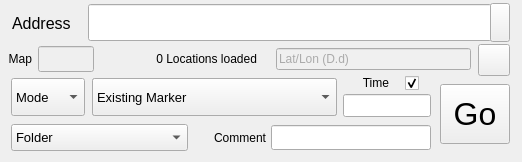
<?xml version="1.0" encoding="UTF-8"?>
<ui version="4.0">
 <class>Dialog</class>
 <widget class="QDialog" name="Dialog">
  <property name="geometry">
   <rect>
    <x>0</x>
    <y>0</y>
    <width>522</width>
    <height>162</height>
   </rect>
  </property>
  <property name="windowTitle">
   <string>SARTopo Address Tool</string>
  </property>
  <widget class="QLineEdit" name="addrField">
   <property name="geometry">
    <rect>
     <x>88</x>
     <y>4</y>
     <width>404</width>
     <height>37</height>
    </rect>
   </property>
   <property name="font">
    <font>
     <family>Segoe UI</family>
     <pointsize>14</pointsize>
    </font>
   </property>
  </widget>
  <widget class="QLineEdit" name="latLonField">
   <property name="enabled">
    <bool>true</bool>
   </property>
   <property name="geometry">
    <rect>
     <x>276</x>
     <y>48</y>
     <width>195</width>
     <height>22</height>
    </rect>
   </property>
   <property name="focusPolicy">
    <enum>Qt::NoFocus</enum>
   </property>
   <property name="styleSheet">
    <string notr="true">background:#f0f0f0;color:#666666</string>
   </property>
   <property name="dragEnabled">
    <bool>true</bool>
   </property>
   <property name="readOnly">
    <bool>true</bool>
   </property>
   <property name="placeholderText">
    <string>Lat/Lon (D.d)</string>
   </property>
  </widget>
  <widget class="QLabel" name="label">
   <property name="geometry">
    <rect>
     <x>12</x>
     <y>13</y>
     <width>71</width>
     <height>20</height>
    </rect>
   </property>
   <property name="font">
    <font>
     <pointsize>12</pointsize>
    </font>
   </property>
   <property name="text">
    <string>Address</string>
   </property>
  </widget>
  <widget class="QLabel" name="locationCountLabel">
   <property name="geometry">
    <rect>
     <x>96</x>
     <y>49</y>
     <width>161</width>
     <height>20</height>
    </rect>
   </property>
   <property name="text">
    <string>0 Locations loaded</string>
   </property>
   <property name="alignment">
    <set>Qt::AlignRight|Qt::AlignTrailing|Qt::AlignVCenter</set>
   </property>
  </widget>
  <widget class="QPushButton" name="optionsButton">
   <property name="geometry">
    <rect>
     <x>478</x>
     <y>44</y>
     <width>32</width>
     <height>32</height>
    </rect>
   </property>
   <property name="font">
    <font>
     <pointsize>8</pointsize>
    </font>
   </property>
   <property name="focusPolicy">
    <enum>Qt::NoFocus</enum>
   </property>
   <property name="text">
    <string/>
   </property>
   <property name="icon">
    <iconset resource="sartopo_address.qrc">
     <normaloff>:/sartopo_address/options_icon.png</normaloff>:/sartopo_address/options_icon.png</iconset>
   </property>
   <property name="iconSize">
    <size>
     <width>24</width>
     <height>24</height>
    </size>
   </property>
  </widget>
  <widget class="QComboBox" name="markerSymbolComboBox">
   <property name="enabled">
    <bool>true</bool>
   </property>
   <property name="geometry">
    <rect>
     <x>92</x>
     <y>78</y>
     <width>245</width>
     <height>38</height>
    </rect>
   </property>
   <property name="font">
    <font>
     <family>Segoe UI</family>
     <pointsize>12</pointsize>
    </font>
   </property>
   <property name="maxVisibleItems">
    <number>20</number>
   </property>
   <property name="iconSize">
    <size>
     <width>30</width>
     <height>30</height>
    </size>
   </property>
   <property name="frame">
    <bool>true</bool>
   </property>
   <item>
    <property name="text">
     <string>Default</string>
    </property>
    <property name="icon">
     <iconset resource="sartopo_address.qrc">
      <normaloff>:/sartopo_address/sartopo_markers/dot.png</normaloff>:/sartopo_address/sartopo_markers/dot.png</iconset>
    </property>
   </item>
   <item>
    <property name="text">
     <string>Assisted</string>
    </property>
    <property name="icon">
     <iconset resource="sartopo_address.qrc">
      <normaloff>:/sartopo_address/sartopo_markers/assisted.png</normaloff>:/sartopo_address/sartopo_markers/assisted.png</iconset>
    </property>
   </item>
   <item>
    <property name="text">
     <string>Evacuated</string>
    </property>
    <property name="icon">
     <iconset resource="sartopo_address.qrc">
      <normaloff>:/sartopo_address/sartopo_markers/evacuated.png</normaloff>:/sartopo_address/sartopo_markers/evacuated.png</iconset>
    </property>
   </item>
   <item>
    <property name="text">
     <string>Rescued</string>
    </property>
    <property name="icon">
     <iconset resource="sartopo_address.qrc">
      <normaloff>:/sartopo_address/sartopo_markers/rescued.png</normaloff>:/sartopo_address/sartopo_markers/rescued.png</iconset>
    </property>
   </item>
   <item>
    <property name="text">
     <string>Follow-up</string>
    </property>
    <property name="icon">
     <iconset resource="sartopo_address.qrc">
      <normaloff>:/sartopo_address/sartopo_markers/follow_up.png</normaloff>:/sartopo_address/sartopo_markers/follow_up.png</iconset>
    </property>
   </item>
   <item>
    <property name="text">
     <string>Animal Issue</string>
    </property>
    <property name="icon">
     <iconset resource="sartopo_address.qrc">
      <normaloff>:/sartopo_address/sartopo_markers/animal_issue.png</normaloff>:/sartopo_address/sartopo_markers/animal_issue.png</iconset>
    </property>
   </item>
   <item>
    <property name="text">
     <string>Shelter In Place</string>
    </property>
    <property name="icon">
     <iconset resource="sartopo_address.qrc">
      <normaloff>:/sartopo_address/sartopo_markers/shelter_in_place.png</normaloff>:/sartopo_address/sartopo_markers/shelter_in_place.png</iconset>
    </property>
   </item>
   <item>
    <property name="text">
     <string>No Damage</string>
    </property>
    <property name="icon">
     <iconset resource="sartopo_address.qrc">
      <normaloff>:/sartopo_address/sartopo_markers/structure_no_damage.png</normaloff>:/sartopo_address/sartopo_markers/structure_no_damage.png</iconset>
    </property>
   </item>
   <item>
    <property name="text">
     <string>Damaged</string>
    </property>
    <property name="icon">
     <iconset resource="sartopo_address.qrc">
      <normaloff>:/sartopo_address/sartopo_markers/structure_damaged.png</normaloff>:/sartopo_address/sartopo_markers/structure_damaged.png</iconset>
    </property>
   </item>
   <item>
    <property name="text">
     <string>Failed</string>
    </property>
    <property name="icon">
     <iconset resource="sartopo_address.qrc">
      <normaloff>:/sartopo_address/sartopo_markers/structure_failed.png</normaloff>:/sartopo_address/sartopo_markers/structure_failed.png</iconset>
    </property>
   </item>
   <item>
    <property name="text">
     <string>Destroyed</string>
    </property>
    <property name="icon">
     <iconset resource="sartopo_address.qrc">
      <normaloff>:/sartopo_address/sartopo_markers/structure_destroyed.png</normaloff>:/sartopo_address/sartopo_markers/structure_destroyed.png</iconset>
    </property>
   </item>
   <item>
    <property name="text">
     <string>Warning</string>
    </property>
    <property name="icon">
     <iconset resource="sartopo_address.qrc">
      <normaloff>:/sartopo_address/sartopo_markers/warning.png</normaloff>:/sartopo_address/sartopo_markers/warning.png</iconset>
    </property>
   </item>
   <item>
    <property name="text">
     <string>Route Blocked</string>
    </property>
    <property name="icon">
     <iconset resource="sartopo_address.qrc">
      <normaloff>:/sartopo_address/sartopo_markers/route_blocked.png</normaloff>:/sartopo_address/sartopo_markers/route_blocked.png</iconset>
    </property>
   </item>
  </widget>
  <widget class="QLineEdit" name="linkIndicator">
   <property name="enabled">
    <bool>false</bool>
   </property>
   <property name="geometry">
    <rect>
     <x>38</x>
     <y>46</y>
     <width>56</width>
     <height>26</height>
    </rect>
   </property>
   <property name="font">
    <font>
     <pointsize>10</pointsize>
    </font>
   </property>
   <property name="focusPolicy">
    <enum>Qt::NoFocus</enum>
   </property>
   <property name="alignment">
    <set>Qt::AlignCenter</set>
   </property>
  </widget>
  <widget class="QLabel" name="label_4">
   <property name="geometry">
    <rect>
     <x>0</x>
     <y>50</y>
     <width>32</width>
     <height>18</height>
    </rect>
   </property>
   <property name="text">
    <string>Map</string>
   </property>
   <property name="alignment">
    <set>Qt::AlignRight|Qt::AlignTrailing|Qt::AlignVCenter</set>
   </property>
  </widget>
  <widget class="QPushButton" name="goButton">
   <property name="geometry">
    <rect>
     <x>440</x>
     <y>84</y>
     <width>70</width>
     <height>60</height>
    </rect>
   </property>
   <property name="font">
    <font>
     <family>Segoe UI</family>
     <pointsize>24</pointsize>
    </font>
   </property>
   <property name="focusPolicy">
    <enum>Qt::NoFocus</enum>
   </property>
   <property name="text">
    <string>Go</string>
   </property>
  </widget>
  <widget class="QComboBox" name="modeComboBox">
   <property name="enabled">
    <bool>true</bool>
   </property>
   <property name="geometry">
    <rect>
     <x>11</x>
     <y>78</y>
     <width>74</width>
     <height>38</height>
    </rect>
   </property>
   <property name="font">
    <font>
     <family>Segoe UI</family>
     <pointsize>10</pointsize>
    </font>
   </property>
   <property name="focusPolicy">
    <enum>Qt::NoFocus</enum>
   </property>
   <property name="iconSize">
    <size>
     <width>30</width>
     <height>30</height>
    </size>
   </property>
   <property name="frame">
    <bool>true</bool>
   </property>
   <item>
    <property name="text">
     <string>Mode</string>
    </property>
   </item>
   <item>
    <property name="text">
     <string>Add</string>
    </property>
   </item>
   <item>
    <property name="text">
     <string>Move</string>
    </property>
   </item>
  </widget>
  <widget class="STSFeatureComboBox" name="existingMarkerComboBox">
   <property name="enabled">
    <bool>true</bool>
   </property>
   <property name="geometry">
    <rect>
     <x>92</x>
     <y>78</y>
     <width>245</width>
     <height>38</height>
    </rect>
   </property>
   <property name="font">
    <font>
     <family>Segoe UI</family>
     <pointsize>10</pointsize>
    </font>
   </property>
   <property name="focusPolicy">
    <enum>Qt::NoFocus</enum>
   </property>
   <property name="maxVisibleItems">
    <number>20</number>
   </property>
   <property name="iconSize">
    <size>
     <width>30</width>
     <height>30</height>
    </size>
   </property>
   <property name="frame">
    <bool>true</bool>
   </property>
   <item>
    <property name="text">
     <string>Existing Marker</string>
    </property>
   </item>
  </widget>
  <widget class="QLineEdit" name="timestampField">
   <property name="geometry">
    <rect>
     <x>343</x>
     <y>94</y>
     <width>88</width>
     <height>23</height>
    </rect>
   </property>
   <property name="font">
    <font>
     <pointsize>10</pointsize>
    </font>
   </property>
   <property name="text">
    <string/>
   </property>
  </widget>
  <widget class="QLabel" name="timestampLabel">
   <property name="geometry">
    <rect>
     <x>342</x>
     <y>72</y>
     <width>47</width>
     <height>22</height>
    </rect>
   </property>
   <property name="font">
    <font>
     <family>Segoe UI</family>
     <pointsize>9</pointsize>
    </font>
   </property>
   <property name="text">
    <string>Time</string>
   </property>
   <property name="alignment">
    <set>Qt::AlignRight|Qt::AlignTrailing|Qt::AlignVCenter</set>
   </property>
  </widget>
  <widget class="QCheckBox" name="timestampCheckbox">
   <property name="geometry">
    <rect>
     <x>405</x>
     <y>73</y>
     <width>30</width>
     <height>20</height>
    </rect>
   </property>
   <property name="focusPolicy">
    <enum>Qt::NoFocus</enum>
   </property>
   <property name="text">
    <string/>
   </property>
   <property name="iconSize">
    <size>
     <width>16</width>
     <height>16</height>
    </size>
   </property>
   <property name="checked">
    <bool>true</bool>
   </property>
  </widget>
  <widget class="QPushButton" name="clearAddressButton">
   <property name="geometry">
    <rect>
     <x>490</x>
     <y>3</y>
     <width>20</width>
     <height>39</height>
    </rect>
   </property>
   <property name="focusPolicy">
    <enum>Qt::NoFocus</enum>
   </property>
   <property name="text">
    <string/>
   </property>
   <property name="icon">
    <iconset resource="sartopo_address.qrc">
     <normaloff>:/sartopo_address/tall_x_icon.png</normaloff>:/sartopo_address/tall_x_icon.png</iconset>
   </property>
   <property name="iconSize">
    <size>
     <width>12</width>
     <height>30</height>
    </size>
   </property>
  </widget>
  <widget class="STSFeatureComboBox" name="folderComboBox">
   <property name="enabled">
    <bool>true</bool>
   </property>
   <property name="geometry">
    <rect>
     <x>11</x>
     <y>124</y>
     <width>177</width>
     <height>27</height>
    </rect>
   </property>
   <property name="font">
    <font>
     <family>Segoe UI</family>
     <pointsize>10</pointsize>
    </font>
   </property>
   <property name="focusPolicy">
    <enum>Qt::NoFocus</enum>
   </property>
   <property name="editable">
    <bool>false</bool>
   </property>
   <property name="iconSize">
    <size>
     <width>30</width>
     <height>30</height>
    </size>
   </property>
   <property name="frame">
    <bool>true</bool>
   </property>
   <item>
    <property name="text">
     <string>Folder</string>
    </property>
   </item>
  </widget>
  <widget class="QLineEdit" name="commentField">
   <property name="geometry">
    <rect>
     <x>271</x>
     <y>125</y>
     <width>160</width>
     <height>25</height>
    </rect>
   </property>
  </widget>
  <widget class="QLabel" name="label_5">
   <property name="geometry">
    <rect>
     <x>196</x>
     <y>127</y>
     <width>70</width>
     <height>22</height>
    </rect>
   </property>
   <property name="font">
    <font>
     <family>Segoe UI</family>
     <pointsize>9</pointsize>
    </font>
   </property>
   <property name="text">
    <string>Comment</string>
   </property>
   <property name="alignment">
    <set>Qt::AlignRight|Qt::AlignTrailing|Qt::AlignVCenter</set>
   </property>
  </widget>
 </widget>
 <customwidgets>
  <customwidget>
   <class>STSFeatureComboBox</class>
   <extends>QComboBox</extends>
   <header location="global"> STSFeatureComboBox.h</header>
  </customwidget>
 </customwidgets>
 <resources>
  <include location="sartopo_address.qrc"/>
 </resources>
 <connections>
  <connection>
   <sender>addrField</sender>
   <signal>editingFinished()</signal>
   <receiver>Dialog</receiver>
   <slot>lookupFromAddrField()</slot>
   <hints>
    <hint type="sourcelabel">
     <x>143</x>
     <y>40</y>
    </hint>
    <hint type="destinationlabel">
     <x>183</x>
     <y>51</y>
    </hint>
   </hints>
  </connection>
  <connection>
   <sender>modeComboBox</sender>
   <signal>currentIndexChanged(int)</signal>
   <receiver>Dialog</receiver>
   <slot>modeChanged()</slot>
   <hints>
    <hint type="sourcelabel">
     <x>81</x>
     <y>83</y>
    </hint>
    <hint type="destinationlabel">
     <x>122</x>
     <y>157</y>
    </hint>
   </hints>
  </connection>
  <connection>
   <sender>goButton</sender>
   <signal>released()</signal>
   <receiver>Dialog</receiver>
   <slot>go()</slot>
   <hints>
    <hint type="sourcelabel">
     <x>460</x>
     <y>134</y>
    </hint>
    <hint type="destinationlabel">
     <x>480</x>
     <y>160</y>
    </hint>
   </hints>
  </connection>
  <connection>
   <sender>clearAddressButton</sender>
   <signal>released()</signal>
   <receiver>Dialog</receiver>
   <slot>clearAddress()</slot>
   <hints>
    <hint type="sourcelabel">
     <x>505</x>
     <y>28</y>
    </hint>
    <hint type="destinationlabel">
     <x>453</x>
     <y>52</y>
    </hint>
   </hints>
  </connection>
  <connection>
   <sender>timestampCheckbox</sender>
   <signal>released()</signal>
   <receiver>Dialog</receiver>
   <slot>timestampCheckboxCB()</slot>
   <hints>
    <hint type="sourcelabel">
     <x>412</x>
     <y>81</y>
    </hint>
    <hint type="destinationlabel">
     <x>397</x>
     <y>86</y>
    </hint>
   </hints>
  </connection>
  <connection>
   <sender>existingMarkerComboBox</sender>
   <signal>currentIndexChanged(int)</signal>
   <receiver>Dialog</receiver>
   <slot>existingMarkerComboBoxCB()</slot>
   <hints>
    <hint type="sourcelabel">
     <x>204</x>
     <y>114</y>
    </hint>
    <hint type="destinationlabel">
     <x>247</x>
     <y>104</y>
    </hint>
   </hints>
  </connection>
  <connection>
   <sender>markerSymbolComboBox</sender>
   <signal>currentIndexChanged(int)</signal>
   <receiver>Dialog</receiver>
   <slot>markerSymbolComboBoxCB()</slot>
   <hints>
    <hint type="sourcelabel">
     <x>227</x>
     <y>86</y>
    </hint>
    <hint type="destinationlabel">
     <x>252</x>
     <y>151</y>
    </hint>
   </hints>
  </connection>
 </connections>
 <slots>
  <slot>lookupFromAddrField()</slot>
  <slot>go()</slot>
  <slot>createSTS()</slot>
  <slot>addMarker()</slot>
  <slot>moveMarker()</slot>
  <slot>editMarker()</slot>
  <slot>populateComboBox()</slot>
  <slot>modeChanged()</slot>
  <slot>clearAddress()</slot>
  <slot>timestampCheckboxCB()</slot>
  <slot>goButtonSetEnable()</slot>
  <slot>existingMarkerComboBoxCB()</slot>
  <slot>folderComboBoxActivated()</slot>
  <slot>center()</slot>
  <slot>markerSymbolComboBoxCB()</slot>
 </slots>
</ui>
